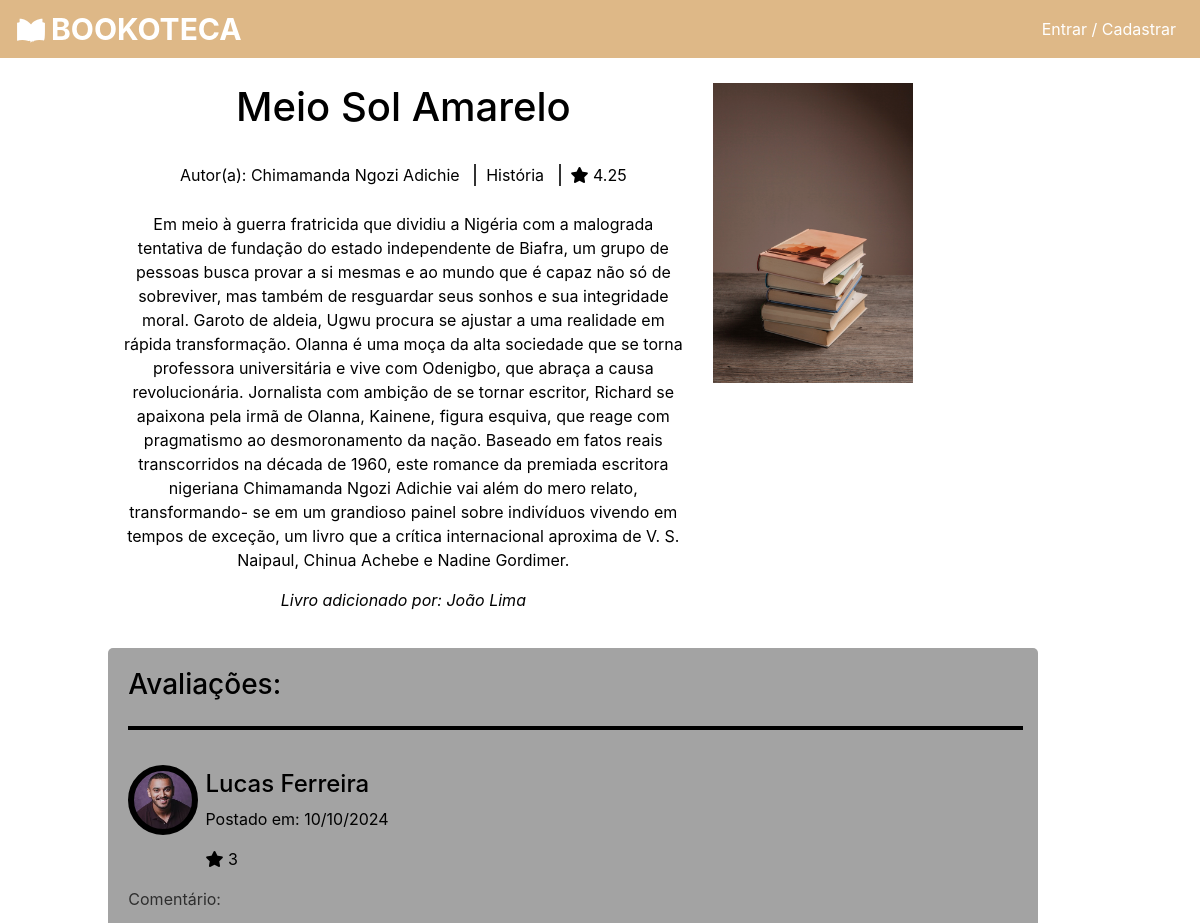
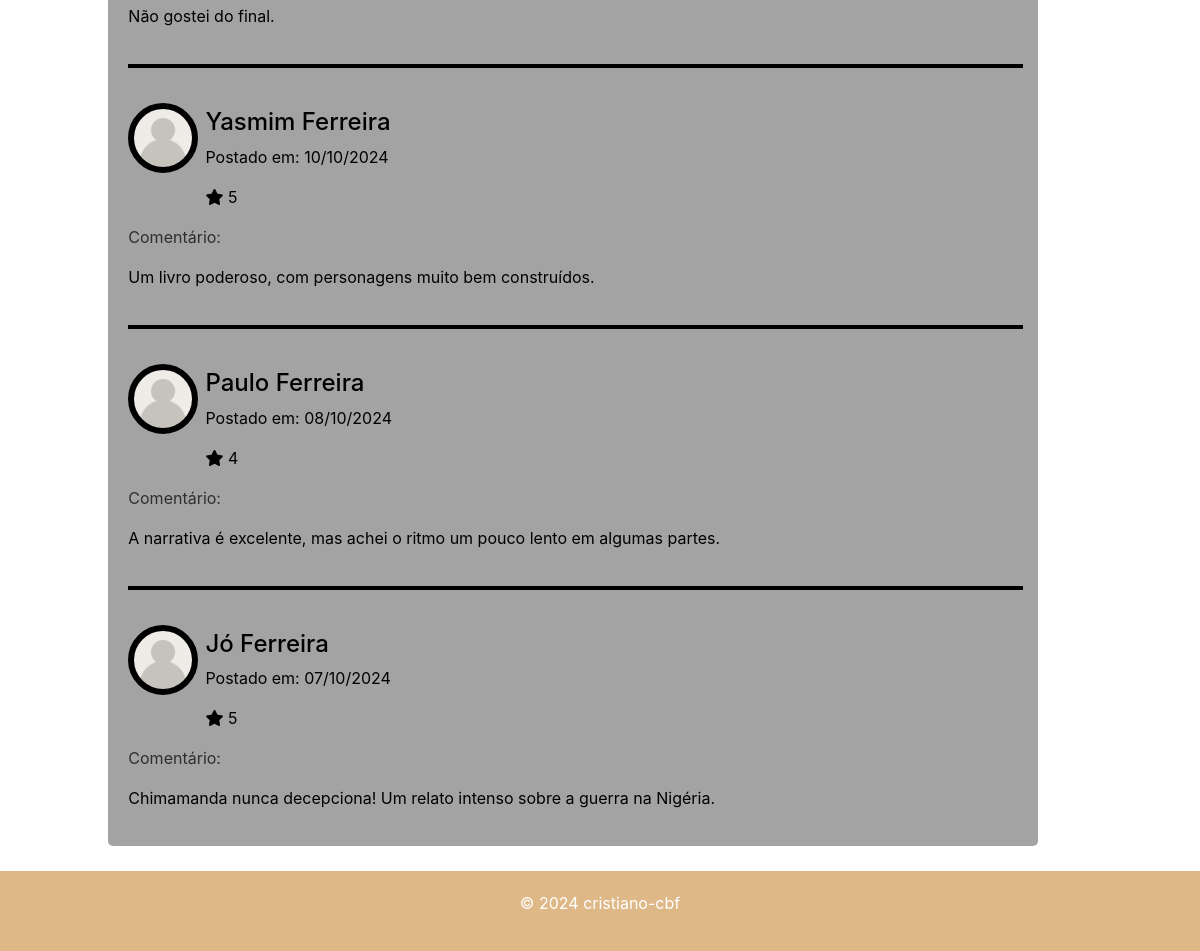
The page /app/view/book.php?id=6 on the database its author committed (2 pictures, top to bottom).
### tables this page shows
CREATE TABLE `books` (
  `id` int(11) NOT NULL,
  `title` varchar(255) NOT NULL,
  `author` varchar(255) NOT NULL,
  `genre` varchar(100) DEFAULT NULL,
  `release_date` date NOT NULL,
  `summary` text DEFAULT NULL,
  `image` varchar(255) DEFAULT NULL,
  `users_id` int(11) DEFAULT NULL
);

CREATE TABLE `users` (
  `id` int(11) NOT NULL,
  `name` varchar(100) NOT NULL,
  `lastname` varchar(100) NOT NULL,
  `email` varchar(100) NOT NULL,
  `password` varchar(255) NOT NULL,
  `image` varchar(255) DEFAULT NULL,
  `token` varchar(255) DEFAULT NULL,
  `bio` text DEFAULT NULL,
  `status` int(11) DEFAULT 1
);

CREATE TABLE `reviews` (
  `id` int(11) NOT NULL,
  `review` text DEFAULT NULL,
  `rating` int(11) DEFAULT NULL,
  `books_id` int(11) NOT NULL,
  `users_id` int(11) NOT NULL,
  `created_at` timestamp NOT NULL DEFAULT current_timestamp()
);

### config/globals.php (called while the page is built, shortened)
<?php
  $BASE_URL = "http://" . $_SERVER["SERVER_NAME"] . dirname($_SERVER["REQUEST_URI"]."?") . "/";

### app/dao/BookDAO.php (called while the page is built, shortened)
<?php
  require_once("../models/Book.php");
  require_once("ReviewDAO.php");
  class BookDAO implements BookDAOInterface {
    private $conn;
    private $url;
    public function __construct(PDO $conn, $url) {
      $this->conn = $conn;
      $this->url = $url;
    }
    public function buildBook($data) {
      $book = new Book();
      $book->id = $data["id"];
      $book->title = $data["title"];
      $book->author = $data["author"];
      $book->genre = $data["genre"];
      $book->release_date = $data["release_date"];
      $book->summary = $data["summary"];
      $book->image = $data["image"];
      $book->users_id = $data["users_id"];
      $reviewDao = new ReviewDao($this->conn, $this->url);
      $rating = $reviewDao->getRatings($book->id);
      $book->rating = $rating;
      return $book;
    }
    public function findById($id) {
      $stmt = $this->conn->prepare("SELECT * FROM books WHERE id = :id");
      $stmt->bindParam(":id", $id);
      $stmt->execute();
      if($stmt->rowCount() > 0) {
        $bookData = $stmt->fetch();
        $book = $this->buildBook($bookData);
        return $book;
      } else {
        return false;
      }
    }
  }

### app/dao/ReviewDAO.php (called while the page is built, shortened)
<?php
require_once("UserDAO.php");
class ReviewDao implements ReviewDAOInterface {
    private $conn;
    private $url;
    public function __construct(PDO $conn, $url) {
        $this->conn = $conn;
        $this->url = $url;
    }
    public function buildReview($data) {
        $reviewObject = new Review();
        $reviewObject->id = $data["id"];
        $reviewObject->rating = $data["rating"];
        $reviewObject->review = $data["review"];
        $reviewObject->users_id = $data["users_id"];
        $reviewObject->books_id = $data["books_id"];
        $reviewObject->created_at = $data["created_at"];
        return $reviewObject;
    }
    public function getBooksReview($id) {
        $reviews = [];
        $stmt = $this->conn->prepare("SELECT * FROM reviews WHERE books_id = :books_id ORDER BY created_at DESC");
        $stmt->bindParam(":books_id", $id);
        $stmt->execute();
        if ($stmt->rowCount() > 0) {
            $reviewsData = $stmt->fetchAll();
            $userDao = new UserDao($this->conn, $this->url);
            foreach ($reviewsData as $review) {
                $reviewObject = $this->buildReview($review);
                $user = $userDao->findById($reviewObject->users_id);
                $reviewObject->user = $user;
                $reviews[] = $reviewObject;
            }
        }
        return $reviews;
    }
    public function getRatings($id) {
        $stmt = $this->conn->prepare("SELECT * FROM reviews WHERE books_id = :books_id");
        $stmt->bindParam(":books_id", $id);
        $stmt->execute();
        if ($stmt->rowCount() > 0) {
            $rating = 0;
            $reviews = $stmt->fetchAll();
            foreach ($reviews as $review) {
                $rating += $review["rating"];
            }
            $rating = $rating / count($reviews);
        } else {
            $rating = "N/A";
        }
        return $rating;
    }
}

### app/dao/UserDAO.php (called while the page is built, shortened)
<?php
  class UserDAO implements UserDAOInterface {
    private $conn;
    public function __construct(PDO $conn, $url) {
      $this->conn = $conn;
    }
    public function buildUser($data) {
      $user = new User();
      $user->id = $data["id"];
      $user->name = $data["name"];
      $user->lastname = $data["lastname"];
      $user->email = $data["email"];
      $user->password = $data["password"];
      $user->image = $data["image"];
      $user->bio = $data["bio"];
      $user->token = $data["token"];
      $user->status = $data["status"];
      return $user;
    }
    public function findById($id) {
      if($id != "") {
        $stmt = $this->conn->prepare("SELECT * FROM users WHERE id = :id");
        $stmt->bindParam(":id", $id);
        $stmt->execute();
        if($stmt->rowCount() > 0) {
          $data = $stmt->fetch();
          $user = $this->buildUser($data);
          return $user;
        } else {
          return false;
        }
      } else {
        return false;
      }
    }
  }

### app/view/user_review.php (the view)
<?php
    require_once("../models/Users.php");
    $userModel = new User();
    $fullName = $userModel->getFullName($review->user);
    if($review->user->image == "") {
      $review->user->image = "user.png";
    }
?>
<div class="col-md-12 review">
  <div class="row">
    <div class="col-md-1">
      <div class="profile-image-container review-image" style="background-image: url('<?= $BASE_URL ?>../../public/img/users/<?= $review->user->image ?>')"></div>
    </div>
    <div class="col-md-9 author-details-container">
      <h4 class="author-name">
        <a href="<?= $BASE_URL ?>profile.php?id=<?= $review->user->id ?>"><?= $fullName ?></a>
      </h4>
      <p class="review-date">Postado em: <?= date('d/m/Y', strtotime($review->created_at)) ?></p>
      <p><i class="fas fa-star"></i> <?= $review->rating ?></p>
    </div>
    <div class="col-md-12">
      <p class="comment-title">Comentário:</p>
      <p><?= $review->review ?></p>
    </div>
  </div>
</div>

### app/view/book.php (shortened to what this page needs)
<?php
require_once("templates/header.php");
require_once("../dao/BookDAO.php");
require_once("../dao/ReviewDAO.php");
require_once("../dao/UserDAO.php");
$id = filter_input(INPUT_GET, "id");
$bookDao = new BookDAO($conn, $BASE_URL);
$reviewDao = new ReviewDAO($conn, $BASE_URL);
$userDao = new UserDAO($conn, $BASE_URL);
if (empty($id)) {
    $message->setMessage("O livro não foi encontrado!", "error", "index.php");
} else {
    $book = $bookDao->findById($id);
}
if ($book->image == "") {
    $book->image = "book_cover.jpg";
}
$bookReviews = $reviewDao->getBooksReview($book->id);
$userWhoAdded = $userDao->findById($book->users_id);
?>
<div id="main-container" class="container-fluid">
    <div class="row">
        <div class="offset-md-1 col-md-6 book-container">
            <h1 class="page-title"><?= $book->title ?></h1>
            <p class="book-details">
                <span>Autor(a): <?= $book->author ?></span>
                <span class="pipe"></span>
                <span><?= $book->genre ?></span>
                <span class="pipe"></span>
                <span><i class="fas fa-star"></i> <?= $book->rating ?></span>
            </p>
            <p><?= $book->summary ?></p>
            <p style="font-style: italic;">Livro adicionado por: <?= $userWhoAdded->name ?> <?= $userWhoAdded->lastname ?></p>
        </div>
        <div class="col-md-4">
            <div class="book-image-container" style="background-image: url('<?= $BASE_URL ?>../../public/img/cover/<?= $book->image ?>')"></div>
        </div>
        <div class="offset-md-1 col-md-10" id="reviews-container">
            <h3 id="reviews-title">Avaliações:</h3>
            <?php foreach ($bookReviews as $review): ?>
                <?php require("user_review.php"); ?>
            <?php endforeach; ?>
        </div>
    </div>
</div>
<?php
require_once("templates/footer.php");
?>

### public/css/styles.css (style rules this page uses)
.col-md-10 { flex: 0 0 calc(100% - 250px); padding-left: 20px; }
#main-container { background-color: #ffffff; color: #000000; min-height: 65vh; padding: 25px; min-height: 100vh; display: flex; flex-direction: column; }
#main-container .row { flex: 1; }
html, body { height: 100%; margin: 0; }
.fas.fa-star { color: #000000; }
#profile-image-container, .profile-image-container { width: 150px; height: 150px; border: 6px solid #000000; border-radius: 100%; background-size: cover; background-position: center; margin: 15px auto; }
.profile-image-container { width: 70px; height: 70px; }
.book-image-container { height: 300px; width: 200px; background-position: center; background-size: cover; }
.page-title:after { content: ""; width: 300px; display: block; margin: 0 auto; padding-top: 7px; }
.book-container { text-align: center; }
.book-details { margin: 25px 0; }
.pipe { border: 1px solid #333; margin: 0 10px; }
#reviews-title { margin-bottom: 25px; }
#reviews-container { margin-top: 20px; padding-top: 20px; background-color: #a3a3a3; border-radius: 5px; }
.review { padding: 20px 0; border-top: 4px solid rgb(0, 0, 0); }
.author-details-container { padding-top: 20px; }
.author-name a { color: #000000; }
.comment-title { color: #2e2e2e; }

### rows shown on the page
books: title "Meio Sol Amarelo", author "Chimamanda Ngozi Adichie", genre "História", summary "Em meio à guerra fratricida que dividiu a Nigéria com a malograda tentativa de fundação do estado independente de Biafra, um grupo de pessoas busca provar a si mesmas e ao mundo que é capaz não só de sobreviver, mas também de resguardar seus sonhos e sua integridade moral. Garoto de aldeia, Ugwu procura se ajustar a uma realidade em rápida transformação. Olanna é uma moça da alta sociedade que se torna professora universitária e vive com Odenigbo, que abraça a causa revolucionária. Jornalista com ambição de se tornar escritor, Richard se apaixona pela irmã de Olanna, Kainene, figura esquiva, que reage com pragmatismo ao desmoronamento da nação. Baseado em fatos reais transcorridos na década…"
users: name "João", lastname "Lima"
reviews: users.image (picture), users.lastname "Lucas Ferreira", created_at "10/10/2024", rating "3", review "Não gostei do final."
reviews: users.lastname "Yasmim Ferreira", created_at "10/10/2024", rating "5", review "Um livro poderoso, com personagens muito bem construídos."
reviews: users.lastname "Paulo Ferreira", created_at "08/10/2024", rating "4", review "A narrativa é excelente, mas achei o ritmo um pouco lento em algumas partes."
reviews: users.lastname "Jó Ferreira", created_at "07/10/2024", rating "5", review "Chimamanda nunca decepciona! Um relato intenso sobre a guerra na Nigéria."

### other values the page prints
$book->rating "4.25"
